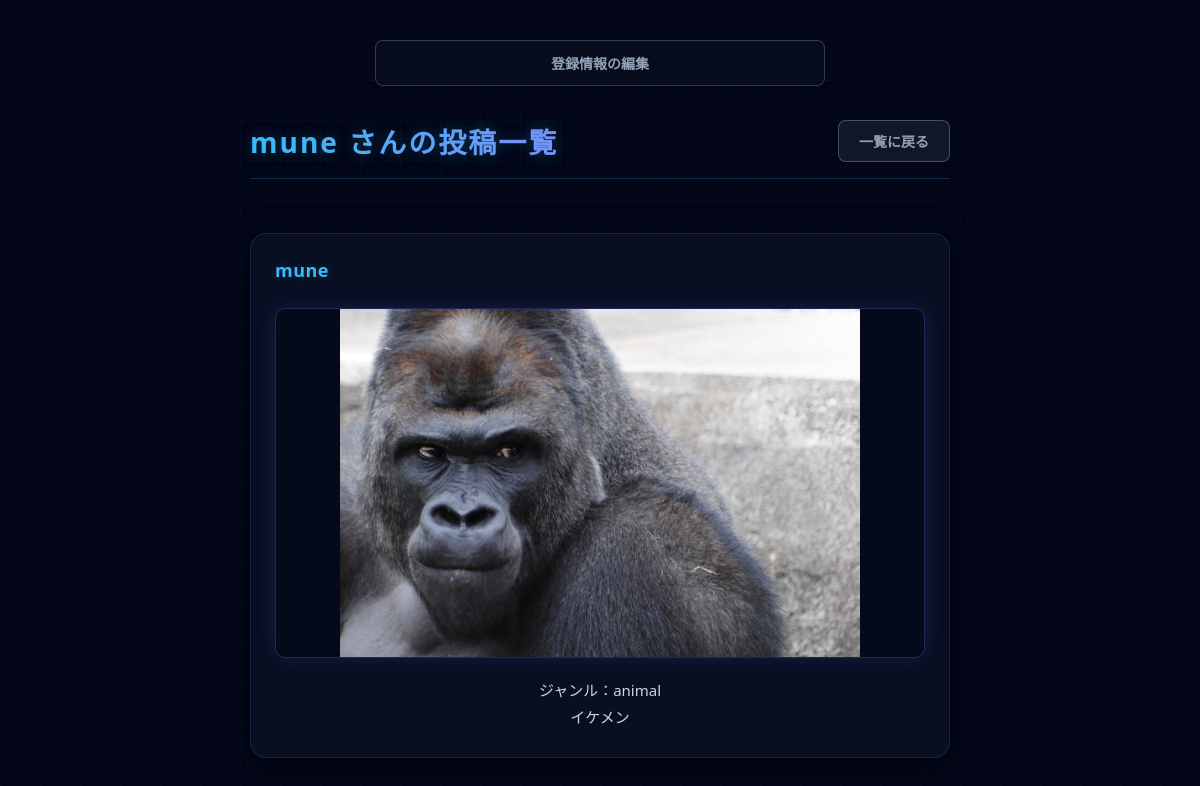
The page /kids/user/6/posts (signed in) on the database its author committed.
### apps/crud/models.py (models this page shows, shortened)
class User(db.Model, UserMixin):
    __tablename__ = "users"
    id = db.Column(db.Integer, primary_key=True)
    username = db.Column(db.String, index=True)
    birthday = db.Column(db.Date, nullable=False)
    email = db.Column(db.String, unique=True, index=True)
    password_hash = db.Column(db.String)
    created_at = db.Column(db.DateTime, default=datetime.now)
    updated_at = db.Column(db.DateTime, default=datetime.now, onupdate=datetime.now)
    @property
    def password(self):
        raise AttributeError("読み取り不可")

### apps/kids/models.py (models this page shows)
class KidsImage(db.Model):
    __tablename__ = "kids_images"
    id = db.Column(db.Integer, primary_key=True)
    user_id = db.Column(db.String, db.ForeignKey("users.id"))
    image_path = db.Column(db.String)
    is_detected = db.Column(db.Boolean, default=False)
    detection_reason = db.Column(db.String(100))
    created_at = db.Column(db.DateTime, default=datetime.now)
    genre = db.Column(db.String(50))
    comment = db.Column(db.Text)
    updated_at = db.Column(
        db.DateTime, default=datetime.now, onupdate=datetime.now
    )

### apps/kids/views.py (the view)
@kids.route("/user/<int:user_id>/posts")
@login_required
def account(user_id):
    selected_user = User.query.get_or_404(user_id)
    user_images = db.session.query(User, KidsImage).join(
        KidsImage, User.id == KidsImage.user_id
    ).filter(User.id == user_id).all()
    return render_template(
        "kids/account.html",
        selected_user=selected_user,
        user_images=user_images
    )

### apps/crud/models.py (called while the page is built)
@login_manager.user_loader
def load_user(user_id):
    return User.query.get(user_id)

### apps/kids/templates/kids/account.html (shortened to what this page needs)
{% extends "kids/base.html" %}
{% block content %}
<a href="{{ url_for('crud.edit_user', user_id=current_user.id, mode='kids') }}" >
    登録情報の編集
</a>
<div class="dt-user-posts-header">
    <h2>{{ selected_user.username }} さんの投稿一覧</h2>
    <a href="{{ url_for('kids.index') }}" class="btn-back">一覧に戻る</a>
</div>
{% for user, image in user_images %}
<div class ="card col-md-7 image-content-between">
    <header class ="d-flex justify-content-between">
        <div class ="dt-image-username">{{ user.username }}</div>
    </header>
    <section>
        <img src = "{{ url_for('kids.image_file', filename = image.image_path) }}"
             alt = "アップロード画像"
        />
        <p>ジャンル：{{ image.genre }}</p>
        <p>{{ image.comment }}</p>
    </section>
</div>
{% else %}
    <p class="no-posts">まだ投稿がありません。</p>
{% endfor %}
{% endblock %}

### apps/static/css/style.css (style rules this page uses)
* { margin: 0; padding: 0; box-sizing: border-box; font-family: 'Segoe UI', -apple-system, BlinkMacSystemFont, Roboto, sans-serif; }
body { background-color: #020617; color: #f1f5f9; min-height: 100vh; display: flex; flex-direction: column; justify-content: center; align-items: center; padding: 40px 20px; gap: 24px; background-image: linear-gradient(rgba(56, 189, 248, 0.03) 1px, transparent 1px), linear-gradient(90deg, rgba(56, 189, 248, 0.03) 1px, transparent 1px); background-size: 40px 40px; }
h2, h4 { font-size: 28px; font-weight: 800; margin: 0 0 8px 0; text-align: center; letter-spacing: 2px; background: linear-gradient(90deg, #38bdf8, #818cf8); background-clip: text; -webkit-background-clip: text; -webkit-text-fill-color: transparent; text-shadow: 0 0 15px rgba(56, 189, 248, 0.3); }
body > a, button[type="button"], .cyber-btn-secondary { display: block; width: 100%; max-width: 450px; text-align: center; padding: 12px; background: rgba(30, 41, 59, 0.2); border: 1px solid rgba(148, 163, 184, 0.3); color: #94a3b8; border-radius: 8px; font-weight: 600; font-size: 14px; text-decoration: none; transition: all 0.3s ease; }
.card.image-content-between { max-width: 600px; width: 100%; margin: 20px auto; border: 1px solid rgba(255, 255, 255, 0.08); padding: 20px; border-radius: 12px; background: rgba(30, 41, 59, 0.4); }
.dt-image-username { color: #38bdf8; font-weight: bold; margin-bottom: 10px; }
.card img { width: 100%; border-radius: 8px; border: 2px solid #6366f1; box-shadow: 0 0 15px rgba(99, 102, 241, 0.2); }

### apps/static/css/kids.css (style rules this page uses)
* { margin: 0; padding: 0; box-sizing: border-box; font-family: 'Segoe UI', -apple-system, BlinkMacSystemFont, Roboto, sans-serif; }
body { background-color: #020617; color: #f1f5f9; min-height: 100vh; display: flex; flex-direction: column; justify-content: flex-start; align-items: center; padding: 40px 20px; gap: 24px; background-image: linear-gradient(rgba(56, 189, 248, 0.03) 1px, transparent 1px), linear-gradient(90deg, rgba(56, 189, 248, 0.03) 1px, transparent 1px); background-size: 40px 40px; }
h2, h3, h4 { font-weight: 800; margin-bottom: 12px; text-align: center; letter-spacing: 2px; background: linear-gradient(90deg, #38bdf8, #818cf8); background-clip: text; -webkit-background-clip: text; -webkit-text-fill-color: transparent; text-shadow: 0 0 15px rgba(56, 189, 248, 0.3); }
h2 { font-size: 28px; }
.dt-user-posts-header { width: 100%; max-width: 700px; display: flex; justify-content: space-between; align-items: center; margin-top: 10px; margin-bottom: 10px; border-bottom: 1px solid rgba(56, 189, 248, 0.2); padding-bottom: 16px; }
.dt-user-posts-header h2 { margin: 0; text-align: left; }
.btn-secondary, .btn-back { display: inline-block; padding: 10px 20px; background: rgba(30, 41, 59, 0.5) !important; border: 1px solid rgba(148, 163, 184, 0.4) !important; color: #94a3b8 !important; border-radius: 8px !important; font-weight: 600; font-size: 14px; text-decoration: none; text-align: center; transition: all 0.3s ease; }
.card.dt-image-content, .card.image-content-between { max-width: 700px !important; width: 100% !important; flex: none !important; float: none !important; margin: 20px auto !important; border: 1px solid rgba(56, 189, 248, 0.15) !important; padding: 24px !important; border-radius: 16px !important; background: rgba(15, 23, 42, 0.6) !important; backdrop-filter: blur(8px) !important; box-shadow: 0 8px 32px rgba(0, 0, 0, 0.4) !important; display: block !important; }
header.d-flex, .card.dt-image-content header { display: flex !important; flex-direction: row !important; justify-content: space-between !important; align-items: center !important; margin-bottom: 16px !important; width: 100% !important; }
.dt-image-username { color: #38bdf8 !important; font-weight: 800 !important; font-size: 18px !important; letter-spacing: 0.5px !important; text-shadow: 0 0 10px rgba(56, 189, 248, 0.2); }
.card img { width: 100% !important; height: 350px !important; object-fit: contain !important; background-color: rgba(2, 6, 23, 0.5) !important; border-radius: 10px !important; border: 1px solid rgba(99, 102, 241, 0.3) !important; box-shadow: 0 0 20px rgba(99, 102, 241, 0.15) !important; margin-bottom: 16px !important; }
.card section p, .card-body p { text-align: center !important; color: #cbd5e1 !important; font-size: 15px !important; margin-bottom: 6px !important; padding-left: 0 !important; }

### rows shown on the page
User: username "mune", image_path (picture), genre "animal", comment "イケメン"
